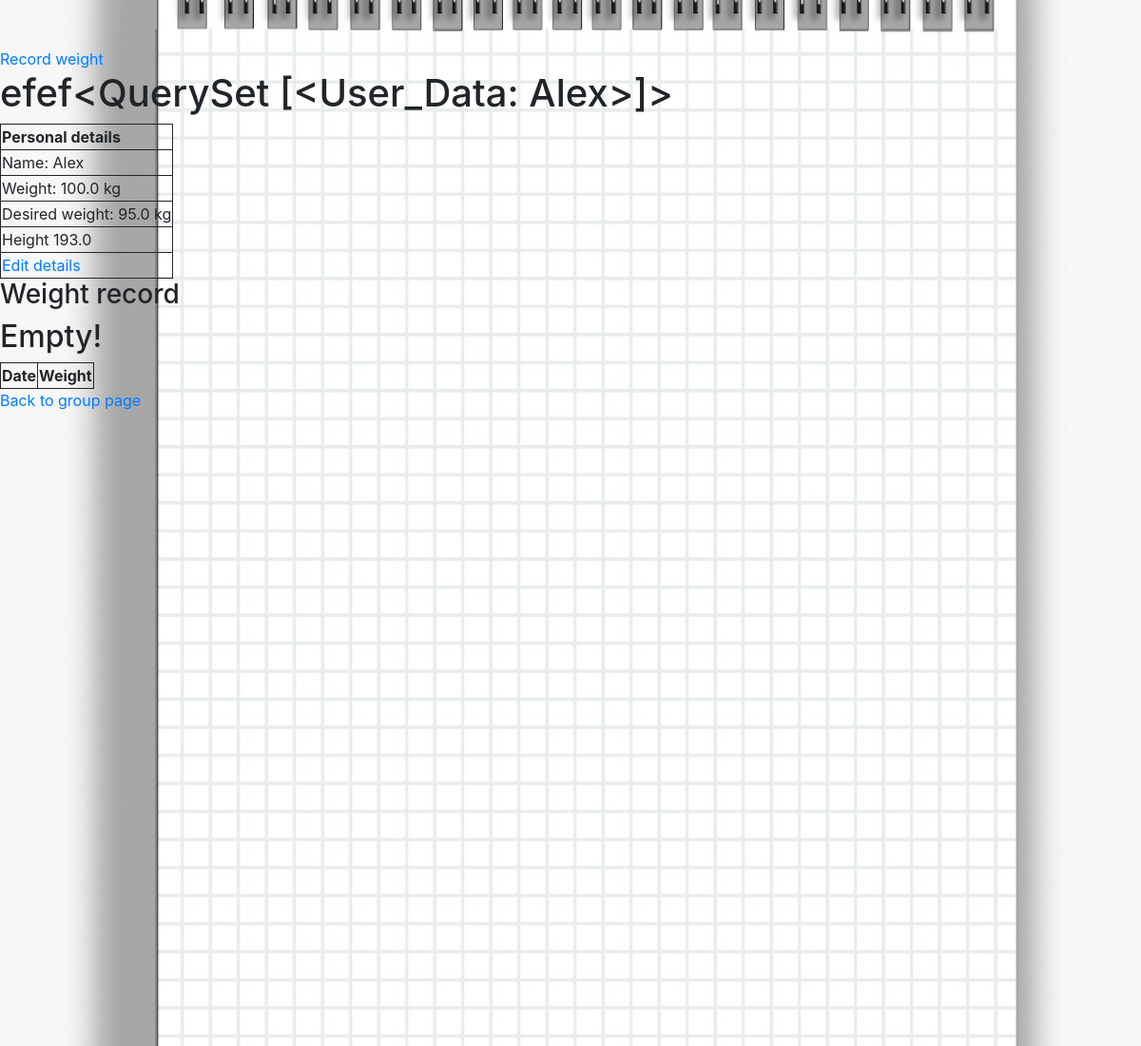
Page /account/ (signed in) on the earlier database version.
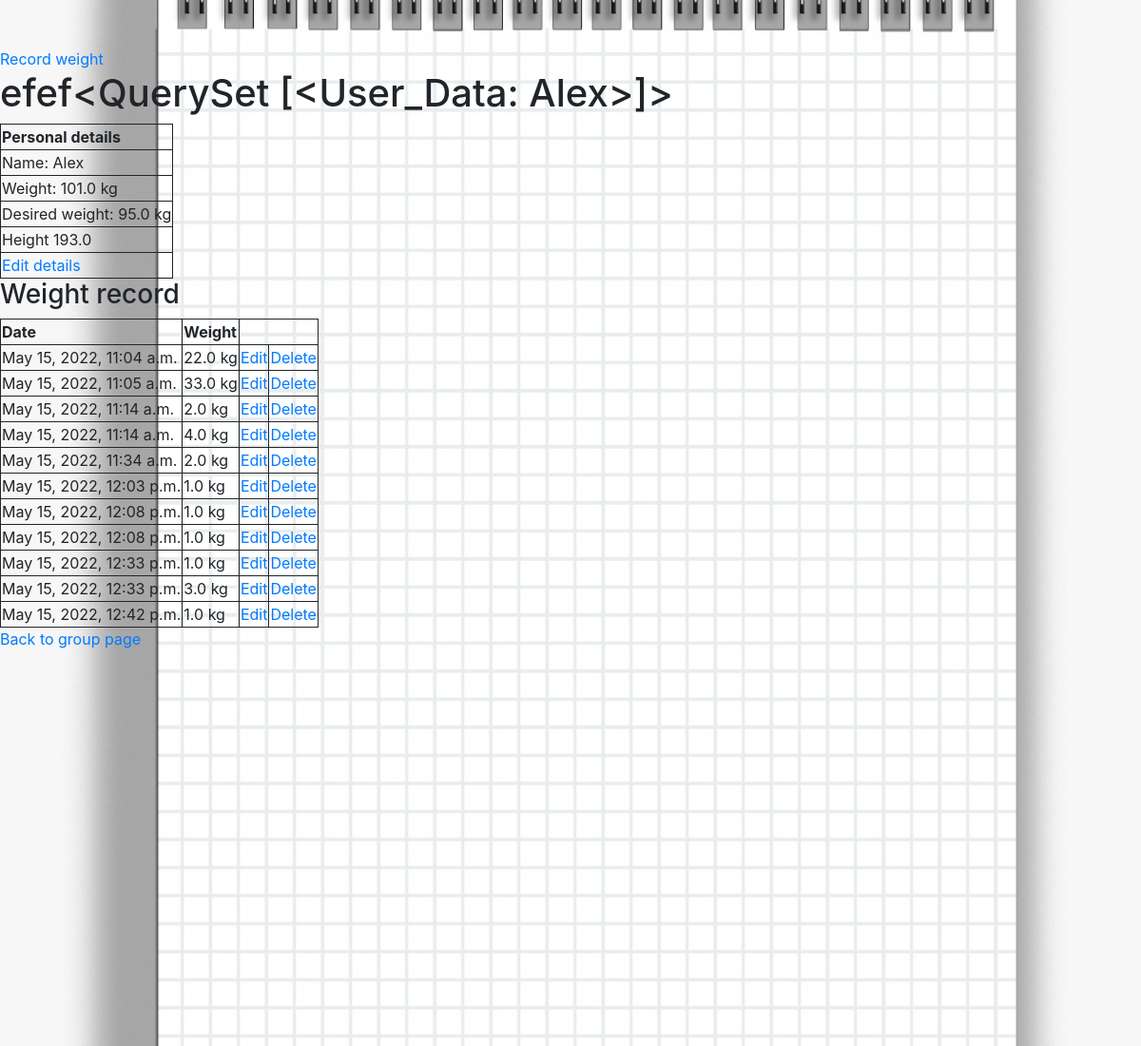
Same page on the later database version.
### ffwc_app/models.py (models this page shows, shortened)
class User_Data(models.Model):
    user = models.ForeignKey(
                    User, on_delete=models.CASCADE, null=True, blank=True)
    name = models.CharField(max_length=20)
    weight = models.FloatField()
    goal_weight = models.FloatField()
    height = models.FloatField()
    created = models.DateTimeField(auto_now_add=True)
    def __str__(self):
        return self.name
    class Meta:
        ordering = ['created']

class Weight_Update(models.Model):
    user = models.ForeignKey(User_Data, on_delete=models.CASCADE,
                                                    null=True, blank=True)
    weight_update = models.FloatField(default=0)
    created = models.DateTimeField(auto_now_add=True)
    class Meta:
        ordering = ['created']

### ffwc_app/views.py (the view)
# urls.py: path('account/', PersonalPage.as_view(), name='account'),
class PersonalPage(ListView, LoginRequiredMixin):
    model = User_Data
    context_object_name = 'user_data'
    template_name = 'ffwc_app/personal_page.html'
    def get_context_data(self, **kwargs):
        context = super().get_context_data(**kwargs)
        context['user_data'] = context['user_data'].filter(user=self.request.user)
        context['weight_update'] = Weight_Update.objects.all().filter(
                                                    user=self.request.user.id)
        return context

### ffwc_app/templates/ffwc_app/personal_page.html
{% extends 'ffwc_app/base.html' %}
{% block content %}
    <a href="{% url 'update-weight' %}">Record weight</a>
    <h1>efef{{ user_data }}</h1>
    <table>
      <tr>
        <th>Personal details</th>
      </tr>
      {% for data in user_data %}
      <tr>
        <td>Name: {{ data.name }}</td>
      </tr>
      <tr>
        <td>Weight: {{ data.weight }} kg</td>
      </tr>
      <tr>
        <td>Desired weight: {{ data.goal_weight }} kg</td>
      </tr>
      <tr>
        <td>Height {{ data.height }}</td>
      </tr>
      <tr>
        <td><a href="{% url 'update-details' data.id %}">Edit details</a></td>
      </tr>
      {% empty %}
          <h2>Empty!</h2>
          <a href="{% url 'new-details' %}">Fill your personal details</a>
      {% endfor %}
    </table>
    <h3>Weight record</h3>
    <table>
      <tr>
        <th>Date</th>
        <th>Weight</th>
      </tr>
      {% for record in weight_update %}
      <tr>
        <td>{{ record.created }}</td>
        <td>{{ record.weight_update }} kg</td>
        <td><a href="{% url 'edit-update-weight' record.id %}">Edit</a></td>
        <td><a href="{% url 'delete-weight' record.id %}">Delete</a></td>
      </tr>
      {% empty %}
          <h2>Empty!</h2>
      {% endfor %}
    </table>
  <a href="{% url 'group' %}">Back to group page</a>
{% endblock %}

Differences in the rows shown:
changed User_Data "Alex": weight "100.0" → "101.0"
added Weight_Update: created "May 15, 2022, 11:04 a.m.", weight_update "22.0"
added Weight_Update: created "May 15, 2022, 11:05 a.m.", weight_update "33.0"
added Weight_Update: created "May 15, 2022, 11:14 a.m.", weight_update "2.0"
added Weight_Update: created "May 15, 2022, 11:14 a.m.", weight_update "4.0"
added Weight_Update: created "May 15, 2022, 11:34 a.m.", weight_update "2.0"
added Weight_Update: created "May 15, 2022, 12:03 p.m.", weight_update "1.0"
added Weight_Update: created "May 15, 2022, 12:08 p.m.", weight_update "1.0"
added Weight_Update: created "May 15, 2022, 12:08 p.m.", weight_update "1.0"
added Weight_Update: created "May 15, 2022, 12:33 p.m.", weight_update "1.0"
added Weight_Update: created "May 15, 2022, 12:33 p.m.", weight_update "3.0"
added Weight_Update: created "May 15, 2022, 12:42 p.m.", weight_update "1.0"
Other differences:
text no longer shown: "Empty!"
